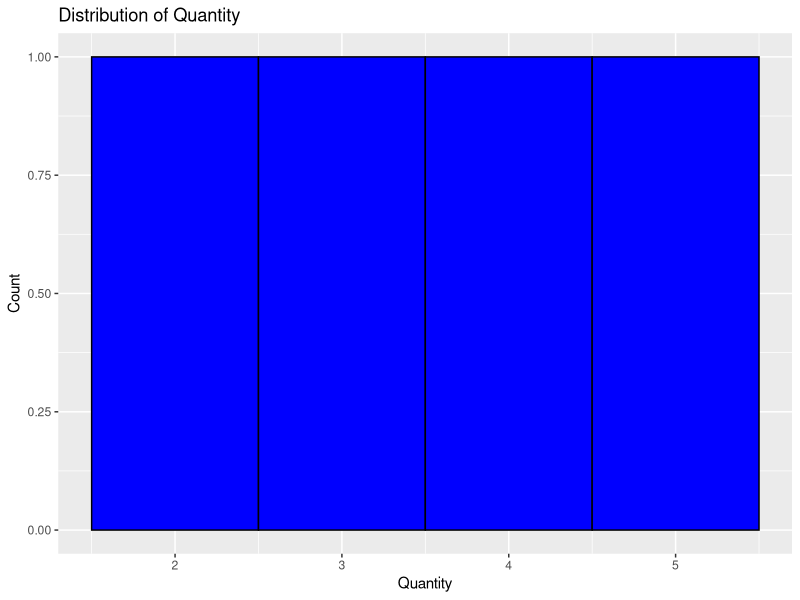
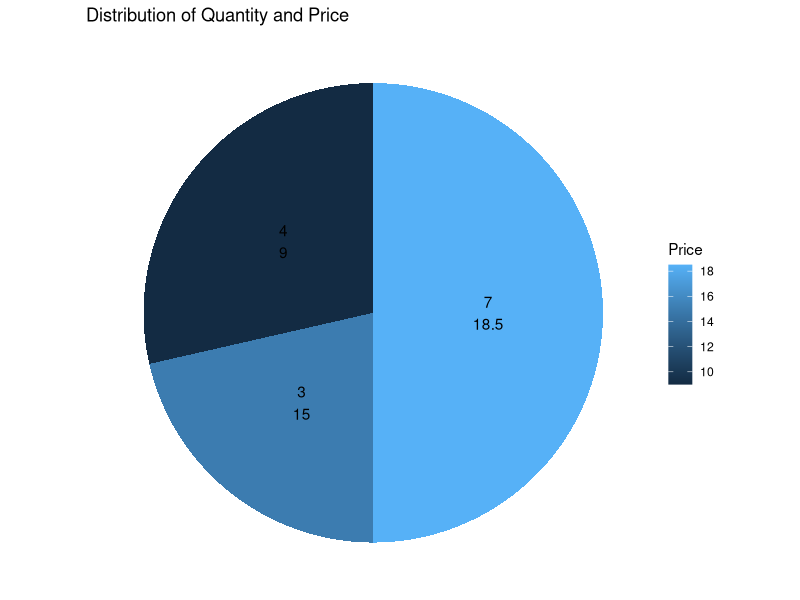
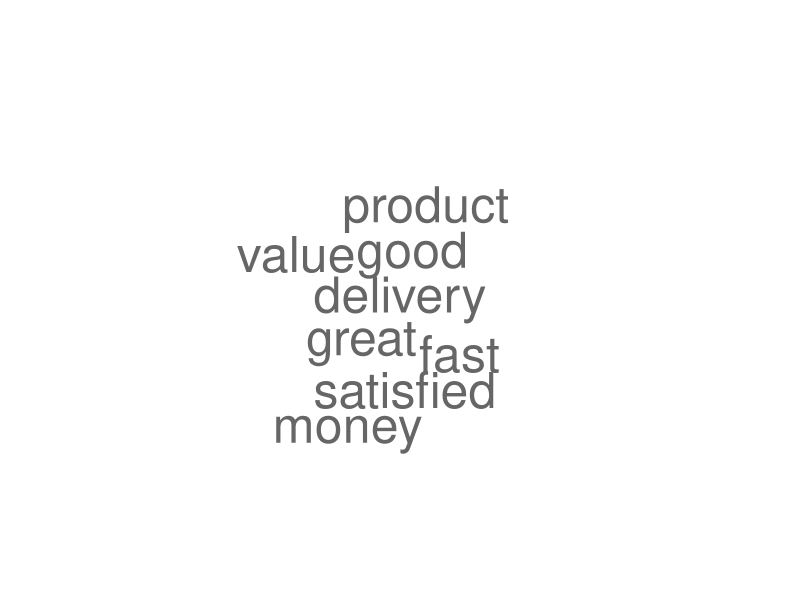

These charts were generated, in order, by the following R code:
#a.histogram
library(ggplot2)
data <- data.frame(
  Customer = c("Customer A", "Customer B", "Customer A", "Customer C"),
  Product = c("Widget X", "Widget Y", "Widget Z", "Widget X"),
  Quantity = c(5, 3, 2, 4),
  Price = c(10.00, 15.00, 8.50, 9.00)
)
ggplot(data, aes(x = Quantity)) + 
  geom_histogram(binwidth = 1, fill = "blue", color = "black") +
  labs(title = "Distribution of Quantity", x = "Quantity", y = "Count")


#b.pie chart
library(ggplot2)
data <- data.frame(
  Customer = c("Customer A", "Customer B", "Customer A", "Customer C"),
  Product = c("Widget X", "Widget Y", "Widget Z", "Widget X"),
  Quantity = c(5, 3, 2, 4),
  Price = c(10.00, 15.00, 8.50, 9.00)
)
agg_data <- aggregate(cbind(Quantity, Price) ~ Customer, data = data, FUN = sum)
ggplot(agg_data, aes(x = "", y = Quantity, fill = Price)) + 
  geom_bar(stat = "identity", width = 1) +
  coord_polar("y", start = 0) +
  labs(title = "Distribution of Quantity and Price", fill = "Price", x = NULL, y = NULL) +
  theme_void() +
  geom_text(aes(label = paste0(Quantity, "\n", Price)), position = position_stack(vjust = 0.5))


#c.open-ended customer feedback
# Assuming you have customer purchases data in a data frame named customer_purchases
customer_purchases <- data.frame(
  "Customer" = c("Customer A", "Customer B", "Customer A", "Customer C"),
  "Product" = c("Widget X", "Widget Y", "Widget Z", "Widget X"),
  "Quantity" = c(5, 3, 2, 4),
  "Price" = c(10.00, 15.00, 8.50, 9.00),
  "Feedback" = c("Great product!", "Not satisfied", "Good value for money", "Fast delivery")
)

library(wordcloud)
library(tm)

# Preprocessing for sentiment analysis
corpus <- Corpus(VectorSource(customer_purchases$Feedback))
corpus <- tm_map(corpus, content_transformer(tolower))
corpus <- tm_map(corpus, removePunctuation)
corpus <- tm_map(corpus, removeNumbers)
corpus <- tm_map(corpus, removeWords, stopwords("en"))
corpus <- tm_map(corpus, stripWhitespace)

# Create a document-term matrix
dtm <- DocumentTermMatrix(corpus)

# Convert to a data frame
feedback_matrix <- as.data.frame(as.matrix(dtm))

# Perform sentiment analysis (assuming binary sentiment)
sentiment <- colSums(feedback_matrix)

# Create a word cloud
wordcloud(names(sentiment), sentiment, scale = c(3, 0.5), colors = brewer.pal(8, "Dark2"), main = "Sentiment Word Cloud")
